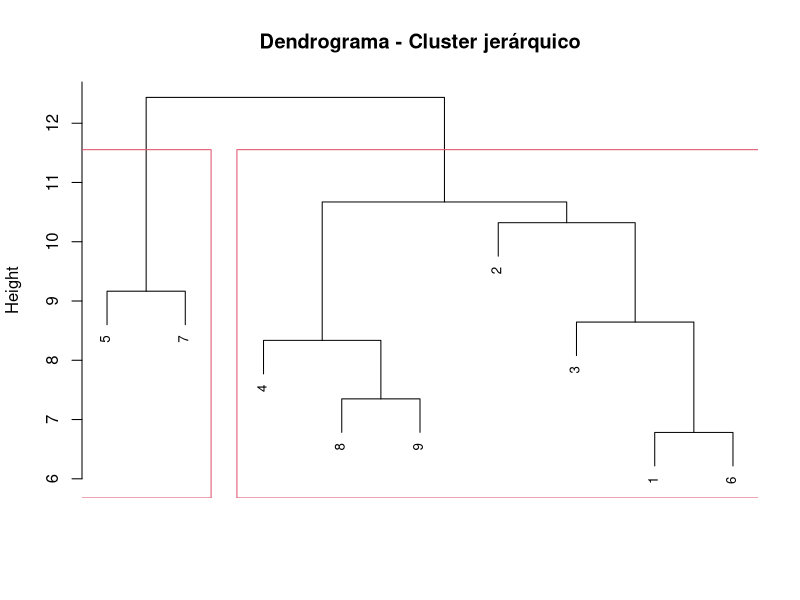
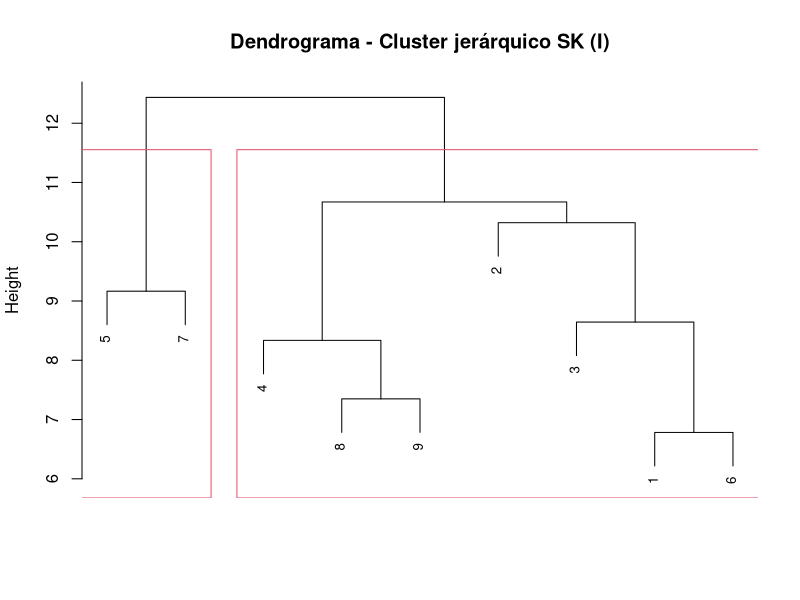

Recreate these plots in R, in order.
## ---- chunk 1
knitr::opts_chunk$set(
  cache = FALSE,
  echo = FALSE,
  warning = FALSE,
  message = FALSE,
  dpi = 300,
  fig.align = "center",
  out.width = "100%"
)

options(
  knitr.duplicate.label = "allow",
  knitr.kable.NA = ""
)

# Aleatorización
set.seed(99)

# Paquetes
library(tidyverse)
library(knitr)
library(kableExtra)

# Tema general para gráficos ggplot2
theme_set(theme_bw())
## ---- chunk 2
# Cargar paquetes
library(cluster)
library(tidyverse)
library(readxl)
library(vegan)

# Cargar datos e imprimirlos
datos <- read_excel("data/sudokus_micro_sistematica.xlsx", sheet = 1, range = "A4:J13", col_names = T)
datos_9x9 <- datos[1:9, 2:10]
datos_9x9

# Estructura del objeto datos_9x9
str(datos_9x9)

# Convertir a matriz numérica si hace falta
mat <- as.matrix(datos_9x9)
mat

# Opción A: Euclidiana (básica)
dist_mat_e <- dist(mat, method = "euclidean")
dist_mat_e

# Opción B: Bray-Curtis (recomendada en ecología)
dist_mat_b <- vegdist(mat, method = "bray")

# Cluster con matriz de distancia euclidea y método UPGMA
hc_upgma_d_e <- hclust(dist_mat_e, method = "average")
hc_upgma_d_e

# Mostrar árbol completo (sin cortar)
plot(hc_upgma_d_e, 
     main = "Dendrograma - Cluster jerárquico",
     xlab = "",
     sub = "",
     cex = 0.8)

# Cortar y poner rectángulos
cutree(hc_upgma_d_e, 2)
rect.hclust(hc_upgma_d_e, 2)
## ---- chunk 3
# Mostrar árbol completo (sin cortar)
plot(hc_upgma_d_e, 
     main = "Dendrograma - Cluster jerárquico SK (I)",
     xlab = "",
     sub = "",
     cex = 0.8)
# Cortar y poner rectángulos
rect.hclust(hc_upgma_d_e, 2)
